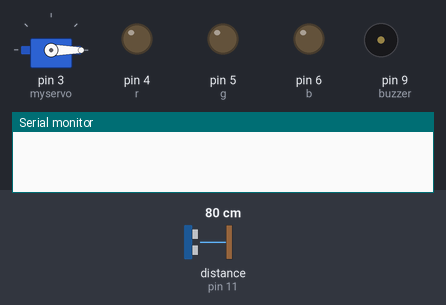
A sketch run on a simulated Arduino Uno, built with avr-gcc and run on an emulated ATmega328P. Shown: servo, output pins drawn as LEDs (lit = HIGH), buzzer (waves = sounding), the last lines printed to the serial monitor. Wiring (inferred from the names in the program): ultrasonic range finder: trigger pin 10; echo pin 11. The test bench sets the inputs (shaded band); at power-on: distance to the obstacle (sensor on pin 11) 80 cm. The echo pulse lasts 58.3 µs per cm; pins used as bus, display or sensor lines are not drawn.

Above: at 0.01 s.
1.3 s: distance to the obstacle (sensor on pin 11) set to 2 cm
At 4.05 s:
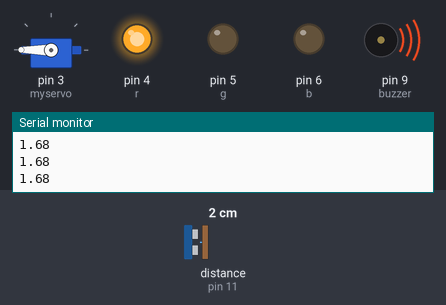
4.3 s: distance to the obstacle (sensor on pin 11) set to 250 cm
At 5.1 s:
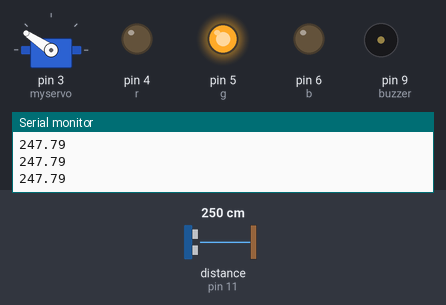
7.3 s: distance to the obstacle (sensor on pin 11) set to 4 cm
At 9.1 s:
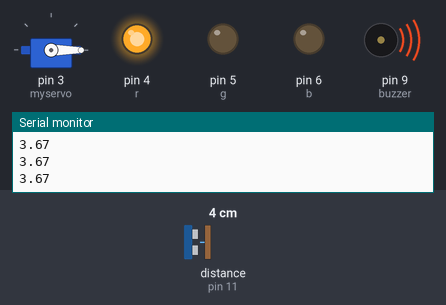
10.3 s: distance to the obstacle (sensor on pin 11) set to 299 cm
At 11.0 s:
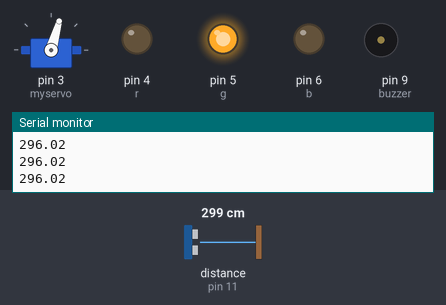
13.3 s: distance to the obstacle (sensor on pin 11) set to 18 cm
At 14.32 s:
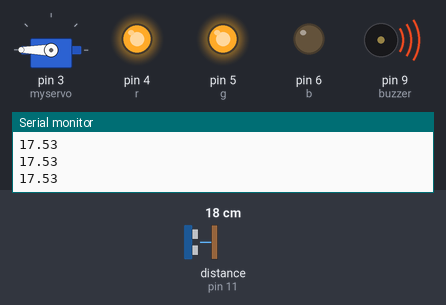
16.3 s: distance to the obstacle (sensor on pin 11) set to 9 cm
At 18.26 s:
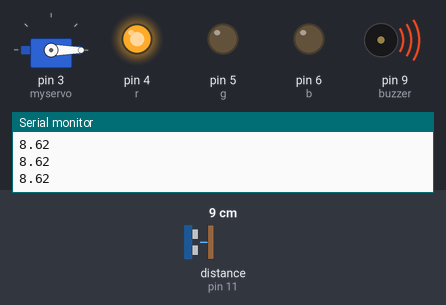
Timing chart, 0 to 20.3 s (numbered marks = the images above; inputs shaded):
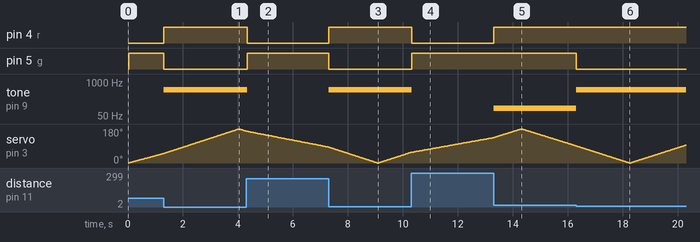

The sketch:

soner_scaner.ino
```cpp
#include <Servo.h>

Servo myservo;
int trig = 10;
int echo = 11;

long duration;
float distance;

int buzzer = 9;
int r = 4;
int g = 5;
int b = 6;

void setup() {
  // put your setup code here, to run once:
  myservo.attach(3);
  pinMode(trig, OUTPUT);
  pinMode(echo, INPUT);
  pinMode(buzzer, OUTPUT);
  pinMode(r, OUTPUT);
  pinMode(g, OUTPUT);
  pinMode(b, OUTPUT);

  Serial.begin(9600);
}

void loop() {
  for (int deg = 0; deg <= 180; deg++) {
    myservo.write(deg);
    delay(10);

    digitalWrite(trig, LOW);
    delay(10);
    digitalWrite(trig, HIGH);
    delayMicroseconds(10);
    digitalWrite(trig, LOW);
    duration = pulseIn(echo, HIGH);
    distance = duration * 0.017;
    Serial.println(distance);
    if (distance > 40) {
      digitalWrite(g, HIGH);
      digitalWrite(r, LOW);
      digitalWrite(b, LOW);
      noTone(buzzer);
    } else if (distance > 10) {
      digitalWrite(g, HIGH);
      digitalWrite(r, HIGH);
      digitalWrite(b, LOW);
      tone(buzzer, 100);
    } else {
      digitalWrite(r, HIGH);
      digitalWrite(g, LOW);
      digitalWrite(b, LOW);
      tone(buzzer, 500);
    }
  }
  for (int deg = 180; deg >= 0; deg--) {
    myservo.write(deg);
    delay(10);

    digitalWrite(trig, LOW);
    delay(10);
    digitalWrite(trig, HIGH);
    delayMicroseconds(10);
    digitalWrite(trig, LOW);
    duration = pulseIn(echo, HIGH);
    distance = duration * 0.017;
    Serial.println(distance);
    if (distance > 40) {
      digitalWrite(g, HIGH);
      digitalWrite(r, LOW);
      digitalWrite(b, LOW);
      noTone(buzzer);
    } else if (distance > 10) {
      digitalWrite(g, HIGH);
      digitalWrite(r, HIGH);
      digitalWrite(b, LOW);
      tone(buzzer, 100);
    } else {
      digitalWrite(r, HIGH);
      digitalWrite(g, LOW);
      digitalWrite(b, LOW);
      tone(buzzer, 500);
    }
  }
}
```

Measured:
- after the input at 1.3 s, pin 4 (r): LOW → HIGH at once; pin 5 (g): HIGH → LOW at once; tone on pin 9 (buzzer): silent → 500 Hz at once
- after the input at 4.3 s, pin 4 (r): HIGH → LOW at once; pin 5 (g): LOW → HIGH at once; tone on pin 9 (buzzer): 500 Hz → silent at once
- after the input at 7.3 s, pin 4 (r): LOW → HIGH at once; pin 5 (g): HIGH → LOW at once; tone on pin 9 (buzzer): silent → 500 Hz at once
- after the input at 10.3 s, pin 4 (r): HIGH → LOW at once; pin 5 (g): LOW → HIGH at once; tone on pin 9 (buzzer): 500 Hz → silent at once
- after the input at 13.3 s, pin 4 (r): LOW → HIGH at once; tone on pin 9 (buzzer): silent → 100 Hz at once
- after the input at 16.3 s, pin 5 (g): HIGH → LOW at once; tone on pin 9 (buzzer): 100 Hz → 500 Hz at once
